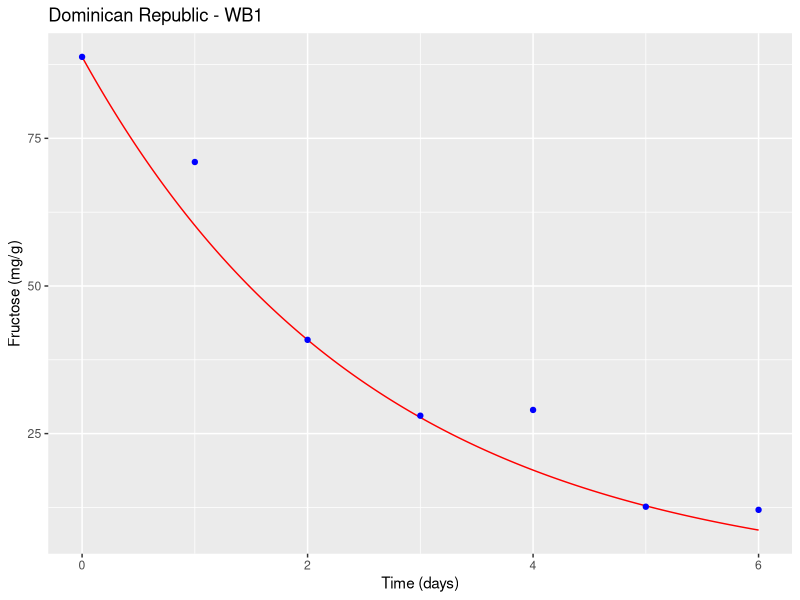
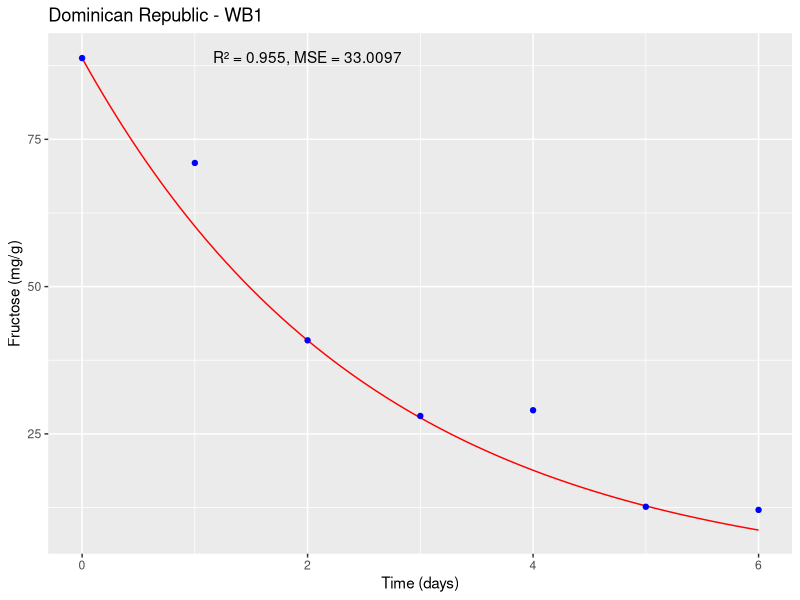
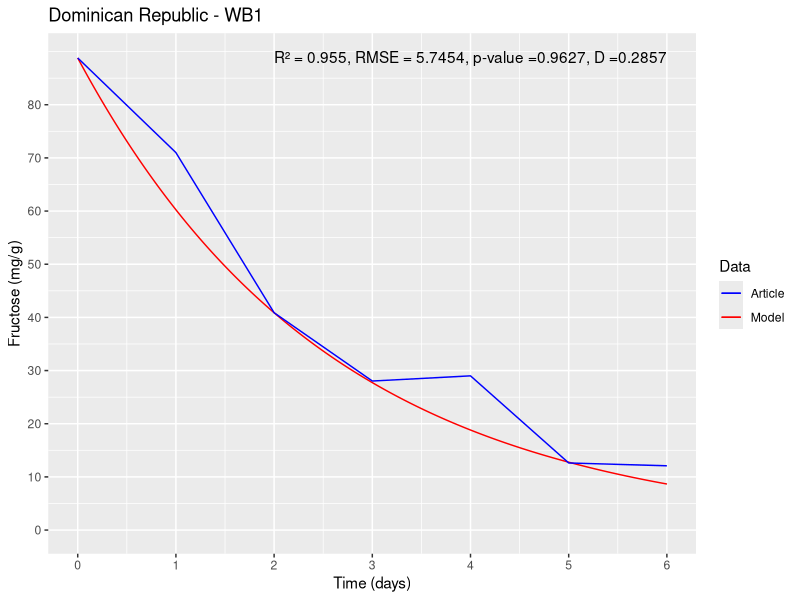

These charts were generated, in order, by the following R code:
#Packages#
install.packages("deSolve")
install.packages("ggplot2")
#Libraries#
library(deSolve)
library(ggplot2)

state1<-c(y=88.795) #Initial state#
times1<-seq(0,6,1/10000) #6 days with 10000 intervals per day#
parameters1<-c(Y1=80.118,Y2=840.54) #Parameter values#
#Lagunes Galvez et al., 2007 Dominican Republic <- Dominican Republic - WB1#
#doi:10.1016/j.ijfoodmicro.2006.10.041#
#Dominican Republic - WB1#


#(i). DATA TO FEED THE FRUCTOSE MODEL#


#nu1#
U<- 0.1557
f<- 88.795
K<-0.6181
L<-0.022808213
U1 <- (U*f/f+K*L)*L
U1
#nu2#
U2<- 0.3296
f2<- 88.795
K2<-0.6377
BAL2<-1.25E-08

U2 <- (U2*f2/f2+K2*BAL2)*BAL2
U2

#Differential equation#
ODE1<-function(times,state,parameters){ 
  y<-state[1] #inital state
  Y1<-parameters[1] #parameter 1
  Y2<-parameters[2] #parameter 2
  dy<--(Y1*U1/0.8)*y-(Y2*U2/0.8)*y #equation 
  res<-dy
  list(res)
}


#number solution#
solution1<-lsoda(state1, times1, ODE1, parameters1)

#(ii). EXPERIMENTAL DATA OF ARTICLE#

ts = c(0,24/24,48/24,72/24,96/24,120/24,144/24)
fru<-c(88.795,70.992,40.877,28.034,29.008,12.621,12.09)

#Graph#

df <- data.frame(time = solution1[,1], fructose = solution1[,2])
d<-ggplot() +
  geom_line(data = df, aes(x = time, y = fructose), color = "red") +
  geom_point(data = data.frame(time = ts, fructose = fru), aes(x = time, y = fructose), color = "blue") +
  xlab("Time (days)") + ylab("Fructose (mg/g)") +
  ggtitle("Dominican Republic - WB1")
plot(d)


#Statistical validation#

#To statistically validate the mathematical model, various analysis tools can be used,
#but one of the most common is to compare the model results with experimental data and evaluate the quality of the fit.
#In this case, one can use the coefficient of determination (R²), the mean squared error (MSE), and the root mean square error (RMSE) as fitting measures#

#To calculate R², MSE, and RMSE, one can compare the values predicted by the model with
#the experimental data. First, extract the values predicted by the model at the same points 
#where the experimental measurements were taken, 
#using the approx() function in R:

pred <- approx(solution1[,1], solution1[,2], ts)$y

#Then, R², MSE, and RMSE can be calculated using the following formulas:
SSE <- sum((fru - pred)^2)
SST <- sum((fru - mean(fru))^2)
R2 <- 1 - SSE/SST
MSE <- SSE/length(fru)
RMSE <- sqrt(MSE)

#Where SSE is the sum of squared errors,
#SST is the total sum of squares,
#R² is the coefficient of determination, MSE is the mean squared error and RMSE is the root mean square error.

cat("R² = ", round(R2, 4), "\n")
cat("MSE = ", round(MSE, 4), "\n")
cat("RMSE = ", round(RMSE, 4), "\n")

#R² measures the proportion of total variation in the experimental data
#that is explained by the model. A value of R² close to 1 indicates a good fit of the model to the experimental data

#MSE measures the average of squared errors between experimental values
#and the values predicted by the model. A low MSE value indicates good predictive capability of the model.

#The root mean square error (RMSE) was determined, which quantifies the magnitude of deviation of simulated values from observed values.

d <- ggplot() +
  geom_line(data = df, aes(x = time, y = fructose), color = "red") +
  geom_point(data = data.frame(time = ts, fructose = fru), aes(x = time, y = fructose), color = "blue") +
  xlab("Time (days)") + ylab("Fructose (mg/g)") +
  ggtitle("Dominican Republic - WB1") +
  annotate("text", x = 2, y = 89, label = paste0("R² = ", round(R2, 4), ", MSE = ", round(MSE, 4)))

plot(d)

#Two-sample Kolmogorov–Smirnov test - KS#
#Ho: The simulation results follow the same distribution of experimental data#
#Ha: The simulation results do not follow the same distribution of experimental data#
#Hypothesis test with an alpha of 0.05#
#to determine if there is a significant difference between the data and the exponential distribution#
#Hypothesis test
alpha <- 0.05

# Perform Kolmogorov-Smirnov test
ks_test <- ks.test(fru, pred)
ks_test

# Results Kolmogorov-Smirnov test
cat("Kolmogorov-Smirnov test:", "\n")
cat("Test statistic:", round(ks_test$statistic, 4), "\n")
cat("p-value:", round(ks_test$p.value, 4), "\n")

if (ks_test$p.value < alpha) {
  cat("The simulation results do not follow the same distribution of experimental data.\n")
} else {
  cat("The simulation results follow the same distribution of experimental data.\n")
}


#Final plot#
p_value <- round(ks_test$p.value, 4)
D <- round(ks_test$statistic, 4)

# First, define the colors we want to use for each element:
colors <- c(Model = "red", Article = "blue")

# Then the script is modified to assign a name to each geom and set the color scale manually
d <- ggplot() +
  geom_line(data = df, aes(x = time, y = fructose, color = "Model"), show.legend = TRUE) +
  geom_line(data = data.frame(time = ts, fructose = fru), aes(x = time, y = fructose, color = "Article"), show.legend = TRUE) +
  xlab("Time (days)") + ylab("Fructose (mg/g)") +
  ggtitle("Dominican Republic - WB1") +
  annotate("text", x = 4, y = 89, label = paste0("R² = ", round(R2, 4), ", RMSE = ", round(RMSE, 4), ", p-value =", round(p_value, 4), ", D =", round(D, 4))) +
  labs(color = "Data") +  # Change the title of the legend
  scale_color_manual(values = colors) +
  scale_x_continuous(limits = c(0, 6), breaks = seq(0, 6, 1)) +  # x-axis boundaries and intervals between marks
  scale_y_continuous(limits = c(0, 89), breaks = seq(0, 89, 10))   # y-axis boundaries and intervals between marks

#PLOT#
print(d)
